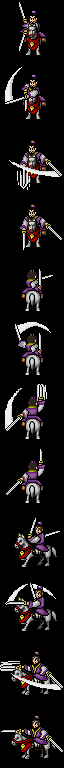

This game map was drawn from its Tiled (.tmx) file and the tilesets committed beside it. A one-line description and the full map source follow:
An orthogonal 1x12 tile map with 64x64 px tiles, 1 tile layer (ShoeBox Tile Grab).

<map version="1.0" orientation="orthogonal" width="1" height="12" tilewidth="64" tileheight="64">
<tileset firstgid="1" name="atk1_bank.png" tilewidth="64" tileheight="64">
	<image source="atk1_bank.png" width="128" height="384" />
</tileset>
	<layer name="ShoeBox Tile Grab" width="1" height="12">
		<data>
			<tile gid="1" />
			<tile gid="2" />
			<tile gid="3" />
			<tile gid="4" />
			<tile gid="5" />
			<tile gid="6" />
			<tile gid="7" />
			<tile gid="8" />
			<tile gid="9" />
			<tile gid="10" />
			<tile gid="11" />
			<tile gid="12" />
		</data>
	</layer>
</map>